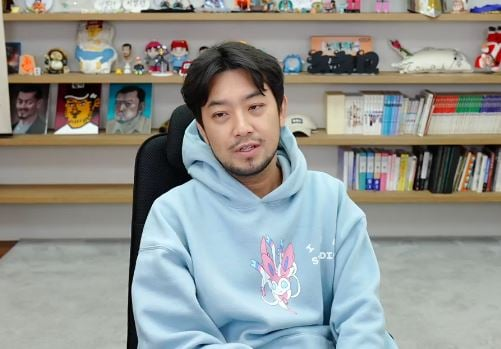
#> input picture Exploration/Ex02/image/chimman.jpg, 501 x 349 px
$ jupyter execute --allow-errors Ex02_human.ipynb   (shell and % lines are left out)
#> lines starting #> are read from the running program, lines starting #| are printed output that depends on the picture
[cell 1]
import cv2
import os
import numpy as np
import torch
import torchvision.transforms as T
from torchvision.models.segmentation import deeplabv3_resnet101, DeepLabV3_ResNet101_Weights
import matplotlib.pyplot as plt

[cell 2]
base_dir = os.getcwd()
img_path = os.path.join(base_dir, "image", "chimman.jpg")
img_orig = cv2.imread(img_path)
#> img_orig is the input picture: shape (349, 501, 3); mean B, G, R 144.1, 148, 145.1

print(f"이미지 크기: {img_orig.shape}")
#| 이미지 크기: (349, 501, 3)

plt.imshow(cv2.cvtColor(img_orig, cv2.COLOR_BGR2RGB))
plt.show()

## 모델 다운로드

[cell 3]
weights = DeepLabV3_ResNet101_Weights.DEFAULT
#> (the rest of this cell did not finish here and is left out)

#> (a cell that did not finish here is left out)

## 이미지 전처리

#> (a cell that did not finish here is left out)

#> (a cell that did not finish here is left out)

## 인물 객체 추출

[cell 7]
#pascalvoc 데이터의 라벨종류
LABEL_NAMES = [
    'background', 'aeroplane', 'bicycle', 'bird', 'boat', 'bottle', 'bus',
    'car', 'cat', 'chair', 'cow', 'diningtable', 'dog', 'horse', 'motorbike',
    'person', 'pottedplant', 'sheep', 'sofa', 'train', 'tv'
]
len(LABEL_NAMES)

#> (a cell that did not finish here is left out)

#> (a cell that did not finish here is left out)

#> (a cell that did not finish here is left out)

[cell 11]
#컬러맵 만들기
colormap = np.zeros((256, 3), dtype=int)
ind = np.arange(256, dtype=int)

for shift in reversed(range(8)):
    for channel in range(3):
        colormap[:, channel] |= ((ind >> channel) & 1) << shift
    ind >>= 3

colormap[:20]  # 생성한 20개의 컬러맵 출력

[cell 12]
colormap[15] #컬러맵 15에 해당하는 배열 출력

#> (a cell that did not finish here is left out)

#> (a cell that did not finish here is left out)

## 배경 블러 처리

[cell 15]
# (20,20): blurring kernel size
# 값이 클수록 blur 강도 증가
img_orig_blur = cv2.blur(img_orig, (20, 20))
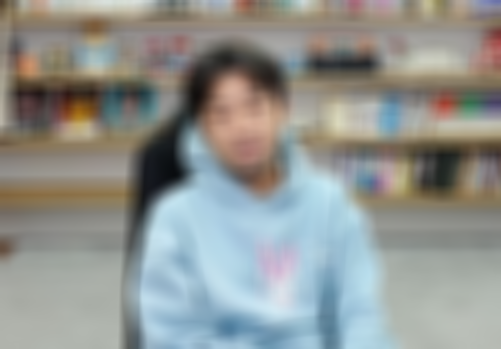
#> img_orig_blur: shape (349, 501, 3); mean B, G, R 144.1, 147.9, 145.1

plt.imshow(cv2.cvtColor(img_orig_blur, cv2.COLOR_BGR2RGB))
plt.show()


$ run again, with Exploration/Ex02/image/cat.jpg copied over Exploration/Ex02/image/chimman.jpg
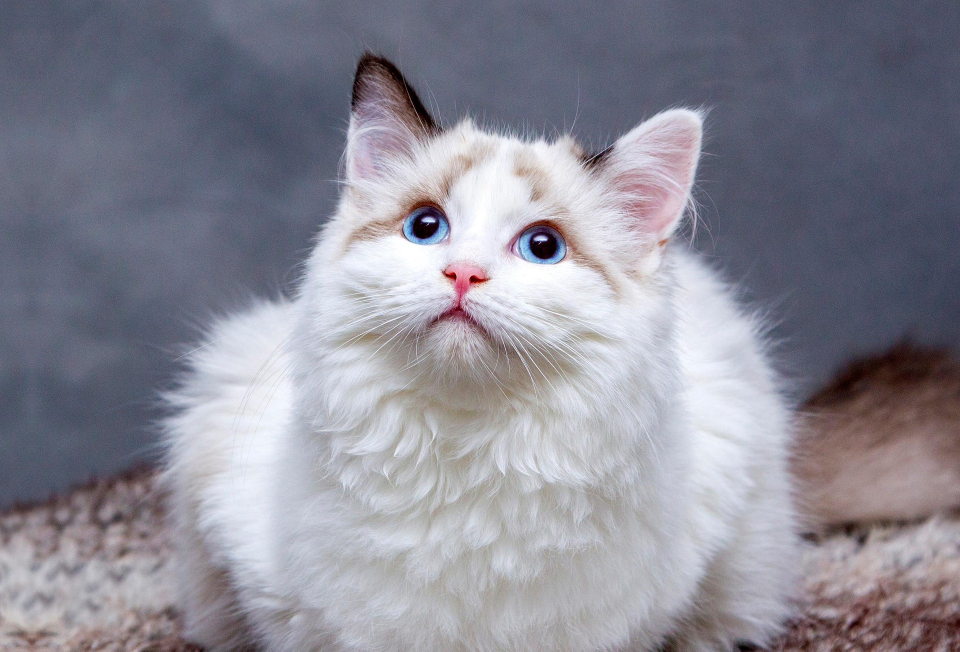
#> input picture Exploration/Ex02/image/cat.jpg, 1920 x 1303 px (shown at 1/2 size)
#> img_orig is the input picture: shape (1303, 1920, 3); mean B, G, R 149.1, 137.5, 138.5
#| 이미지 크기: (1303, 1920, 3)
#> `plt.show()`:
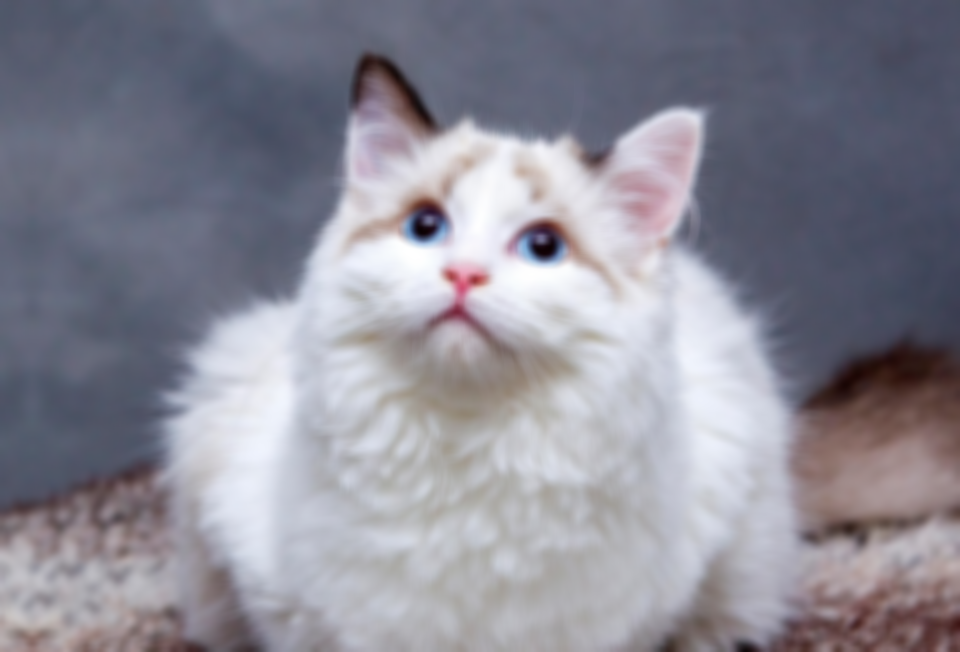
#> shown: shape (1303, 1920, 3) (shown at 1/2 size); mean R, G, B 138.5, 137.5, 149.1
